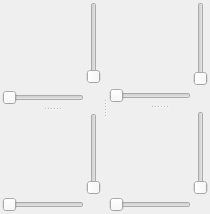
      <widget class="QSplitter" name="splitter_3">
       <property name="sizePolicy">
        <sizepolicy hsizetype="Expanding" vsizetype="Expanding">
         <horstretch>1</horstretch>
         <verstretch>0</verstretch>
        </sizepolicy>
       </property>
       <property name="orientation">
        <enum>Qt::Orientation::Horizontal</enum>
       </property>
       <widget class="QSplitter" name="OSplitter">
        <property name="orientation">
         <enum>Qt::Orientation::Vertical</enum>
        </property>
        <widget class="QWidget" name="NOWidget" native="true">
         <property name="sizePolicy">
          <sizepolicy hsizetype="Expanding" vsizetype="Expanding">
           <horstretch>0</horstretch>
           <verstretch>0</verstretch>
          </sizepolicy>
         </property>
         <layout class="QGridLayout">
          <property name="horizontalSpacing">
           <number>2</number>
          </property>
          <property name="margin" stdset="0">
           <number>2</number>
          </property>
          <item row="0" column="0">
           <widget class="QVTKOpenGLNativeWidget2" name="NOViewWidget" native="true">
            <property name="mouseTracking">
             <bool>true</bool>
            </property>
            <property name="focusPolicy">
             <enum>Qt::FocusPolicy::StrongFocus</enum>
            </property>
           </widget>
          </item>
          <item row="0" column="1">
           <widget class="QSlider" name="NOVerticalSlider">
            <property name="orientation">
             <enum>Qt::Orientation::Vertical</enum>
            </property>
           </widget>
          </item>
          <item row="1" column="0">
           <widget class="QSlider" name="NOHorizontalSlider">
            <property name="orientation">
             <enum>Qt::Orientation::Horizontal</enum>
            </property>
           </widget>
          </item>
         </layout>
        </widget>
        <widget class="QWidget" name="SOWidget" native="true">
         <property name="sizePolicy">
          <sizepolicy hsizetype="Expanding" vsizetype="Expanding">
           <horstretch>0</horstretch>
           <verstretch>0</verstretch>
          </sizepolicy>
         </property>
         <property name="focusPolicy">
          <enum>Qt::FocusPolicy::NoFocus</enum>
         </property>
         <layout class="QGridLayout">
          <property name="margin" stdset="0">
           <number>2</number>
          </property>
          <property name="spacing">
           <number>2</number>
          </property>
          <item row="0" column="0">
           <widget class="QVTKOpenGLNativeWidget2" name="SOViewWidget" native="true">
            <property name="mouseTracking">
             <bool>true</bool>
            </property>
            <property name="focusPolicy">
             <enum>Qt::FocusPolicy::StrongFocus</enum>
            </property>
           </widget>
          </item>
          <item row="0" column="1">
           <widget class="QSlider" name="SOVerticalSlider">
            <property name="orientation">
             <enum>Qt::Orientation::Vertical</enum>
            </property>
           </widget>
          </item>
          <item row="1" column="0">
           <widget class="QSlider" name="SOHorizontalSlider">
            <property name="orientation">
             <enum>Qt::Orientation::Horizontal</enum>
            </property>
           </widget>
          </item>
         </layout>
        </widget>
       </widget>
       <widget class="QSplitter" name="ESplitter">
        <property name="orientation">
         <enum>Qt::Orientation::Vertical</enum>
        </property>
        <widget class="QWidget" name="NEWidget" native="true">
         <property name="sizePolicy">
          <sizepolicy hsizetype="Expanding" vsizetype="Expanding">
           <horstretch>0</horstretch>
           <verstretch>0</verstretch>
          </sizepolicy>
         </property>
         <layout class="QGridLayout">
          <property name="margin" stdset="0">
           <number>2</number>
          </property>
          <property name="spacing">
           <number>2</number>
          </property>
          <item row="0" column="0">
           <widget class="QVTKOpenGLNativeWidget2" name="NEViewWidget" native="true">
            <property name="mouseTracking">
             <bool>true</bool>
            </property>
            <property name="focusPolicy">
             <enum>Qt::FocusPolicy::StrongFocus</enum>
            </property>
           </widget>
          </item>
          <item row="0" column="1">
           <widget class="QSlider" name="NEVerticalSlider">
            <property name="orientation">
             <enum>Qt::Orientation::Vertical</enum>
            </property>
           </widget>
          </item>
          <item row="1" column="0">
           <widget class="QSlider" name="NEHorizontalSlider">
            <property name="orientation">
             <enum>Qt::Orientation::Horizontal</enum>
            </property>
           </widget>
          </item>
         </layout>
        </widget>
        <widget class="QWidget" name="SEWidget" native="true">
         <property name="sizePolicy">
          <sizepolicy hsizetype="Expanding" vsizetype="Expanding">
           <horstretch>0</horstretch>
           <verstretch>0</verstretch>
          </sizepolicy>
         </property>
         <layout class="QGridLayout">
          <property name="margin" stdset="0">
           <number>2</number>
          </property>
          <property name="spacing">
           <number>2</number>
          </property>
          <item row="0" column="0">
           <widget class="QVTKOpenGLNativeWidget2" name="SEViewWidget" native="true">
            <property name="sizePolicy">
             <sizepolicy hsizetype="Expanding" vsizetype="Expanding">
              <horstretch>0</horstretch>
              <verstretch>0</verstretch>
             </sizepolicy>
            </property>
            <property name="mouseTracking">
             <bool>true</bool>
            </property>
            <property name="focusPolicy">
             <enum>Qt::FocusPolicy::StrongFocus</enum>
            </property>
           </widget>
          </item>
          <item row="0" column="1">
           <widget class="QSlider" name="SEVerticalSlider">
            <property name="orientation">
             <enum>Qt::Orientation::Vertical</enum>
            </property>
           </widget>
          </item>
          <item row="1" column="0">
           <widget class="QSlider" name="SEHorizontalSlider">
            <property name="orientation">
             <enum>Qt::Orientation::Horizontal</enum>
            </property>
           </widget>
          </item>
         </layout>
        </widget>
       </widget>
      </widget>
